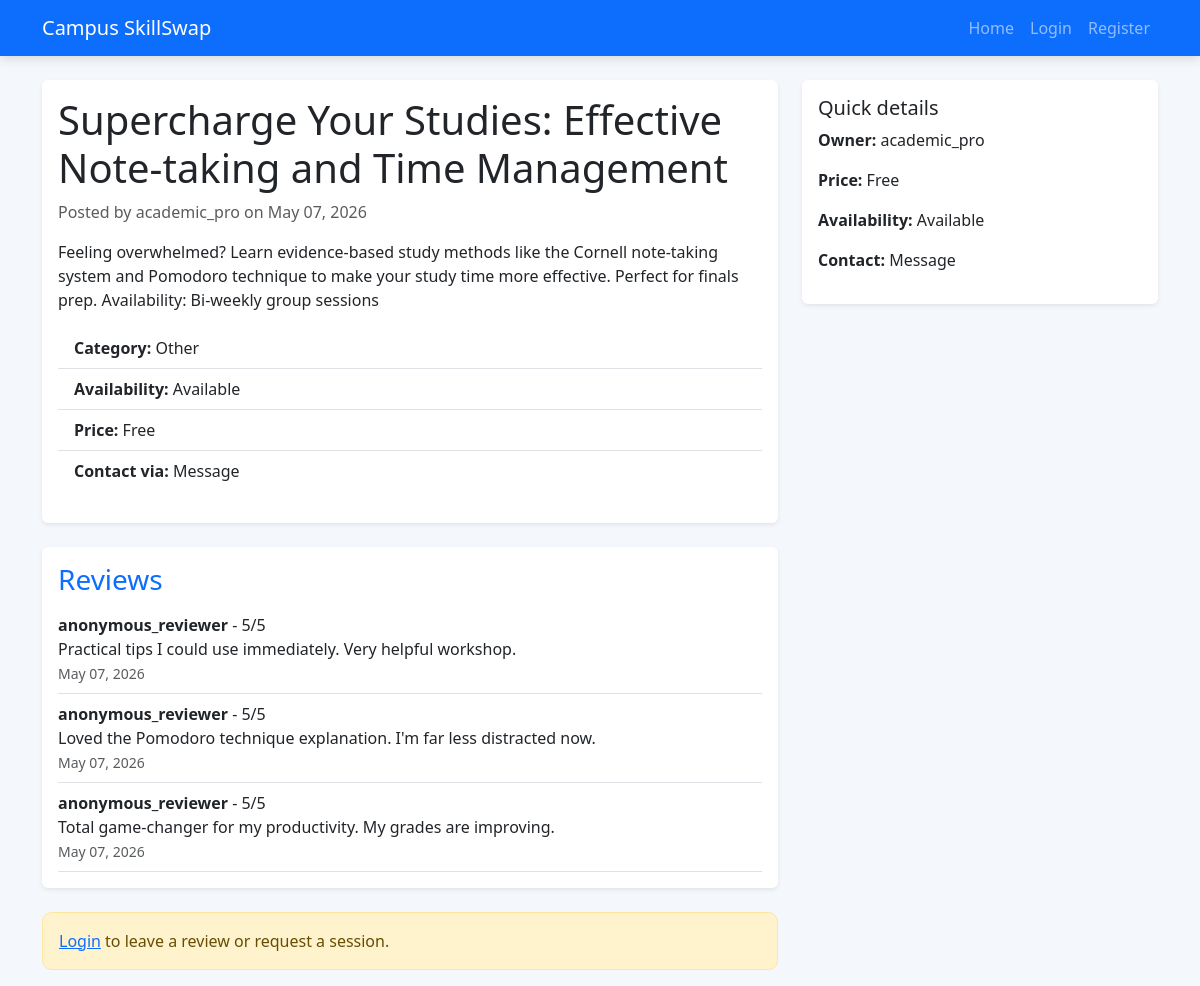
The app's page /skills/11/ with its own data.
### MainApp/models.py (models this page shows, shortened)
class Skill(models.Model):
    CATEGORY_CHOICES = [
        ('Tutoring', 'Tutoring'),
        ('Design', 'Design'),
        ('Programming', 'Programming'),
        ('Writing', 'Writing'),
        ('Other', 'Other'),
    ]
    CONTACT_CHOICES = [
        ('Email', 'Email'),
        ('Phone', 'Phone'),
        ('Message', 'In-App Message'),
    ]
    AVAILABILITY_CHOICES = [
        ('Available', 'Available'),
        ('Busy', 'Busy'),
        ('Closed', 'Closed'),
    ]
    title = models.CharField(max_length=120)
    description = models.TextField()
    category = models.CharField(max_length=30, choices=CATEGORY_CHOICES, default='Other')
    price = models.DecimalField(max_digits=8, decimal_places=2, blank=True, null=True)
    is_free = models.BooleanField(default=False)
    contact_preference = models.CharField(max_length=20, choices=CONTACT_CHOICES, default='Email')
    availability_status = models.CharField(max_length=20, choices=AVAILABILITY_CHOICES, default='Available')
    created_at = models.DateTimeField(auto_now_add=True)
    owner = models.ForeignKey(User, on_delete=models.CASCADE, related_name='skills')
    class Meta:
        ordering = ['-created_at']
    def price_display(self):
        if self.is_free:
            return 'Free'
        return f'${self.price:.2f}' if self.price is not None else 'Contact for price'

class Review(models.Model):
    skill = models.ForeignKey(Skill, on_delete=models.CASCADE, related_name='reviews')
    reviewer = models.ForeignKey(User, on_delete=models.CASCADE, related_name='reviews')
    rating = models.PositiveSmallIntegerField()
    comment = models.TextField(blank=True)
    created_at = models.DateTimeField(auto_now_add=True)
    class Meta:
        ordering = ['-created_at']

### MainApp/views.py (the view)
# urls.py: path('skills/<int:pk>/', views.skill_detail, name='skill_detail'),
def skill_detail(request, pk):
    skill = get_object_or_404(Skill, pk=pk)
    review_form = ReviewForm()
    request_form = BookingRequestForm()
    return render(request, 'MainApp/skill_detail.html', {
        'skill': skill,
        'review_form': review_form,
        'request_form': request_form,
    })

### MainApp/templates/MainApp/skill_detail.html (shortened to what this page needs)
{% extends 'base.html' %}
{% block content %}
<div class="row gy-4">
    <div class="col-12 col-lg-8">
        <div class="card shadow-sm mb-4">
            <div class="card-body">
                <h1>{{ skill.title }}</h1>
                <p class="text-muted">Posted by {{ skill.owner.username }} on {{ skill.created_at|date:'M d, Y' }}</p>
                <p>{{ skill.description }}</p>
                <ul class="list-group list-group-flush mb-3">
                    <li class="list-group-item"><strong>Category:</strong> {{ skill.category }}</li>
                    <li class="list-group-item"><strong>Availability:</strong> {{ skill.availability_status }}</li>
                    <li class="list-group-item"><strong>Price:</strong> {{ skill.price_display }}</li>
                    <li class="list-group-item"><strong>Contact via:</strong> {{ skill.contact_preference }}</li>
                </ul>
            </div>
        </div>
        <div class="card shadow-sm mb-4">
            <div class="card-body">
                <h3 class="card-title">Reviews</h3>
                {% if skill.reviews.exists %}
                {% for review in skill.reviews.all %}
                <div class="border-bottom py-2">
                    <strong>{{ review.reviewer.username }}</strong> - {{ review.rating }}/5
                    <p class="mb-0">{{ review.comment }}</p>
                    <small class="text-muted">{{ review.created_at|date:'M d, Y' }}</small>
                </div>
                {% endfor %}
                {% else %}
                <p class="text-muted">No reviews yet. Be the first to leave feedback!</p>
                {% endif %}
            </div>
        </div>
        {% if user.is_authenticated %}
        {% if user != skill.owner %}
        <div class="row">
            <div class="col-md-6 mb-4">
                <div class="card shadow-sm h-100">
                    <div class="card-body">
                        <h4>Leave a review</h4>
                        <form method="post" action="{% url 'add_review' skill.pk %}">
                            {% csrf_token %}
                            {{ review_form.as_p }}
                            <button class="btn btn-success" type="submit">Submit review</button>
                        </form>
                    </div>
                </div>
            </div>
            <div class="col-md-6 mb-4">
                <div class="card shadow-sm h-100">
                    <div class="card-body">
                        <h4>Request a session</h4>
                        <form method="post" action="{% url 'send_booking_request' skill.pk %}">
                            {% csrf_token %}
                            {{ request_form.as_p }}
                            <button class="btn btn-primary" type="submit">Send request</button>
                        </form>
                    </div>
                </div>
            </div>
        </div>
        {% else %}
        <div class="alert alert-info">As the owner, you can manage requests from your dashboard.</div>
        {% endif %}
        {% else %}
        <div class="alert alert-warning">
            <a href="{% url 'login' %}">Login</a> to leave a review or request a session.
        </div>
        {% endif %}
    </div>
    <div class="col-12 col-lg-4">
        <div class="card shadow-sm p-3">
            <h5>Quick details</h5>
            <p><strong>Owner:</strong> {{ skill.owner.username }}</p>
            <p><strong>Price:</strong> {{ skill.price_display }}</p>
            <p><strong>Availability:</strong> {{ skill.availability_status }}</p>
            <p><strong>Contact:</strong> {{ skill.contact_preference }}</p>
        </div>
    </div>
</div>
{% endblock %}

### static/css/styles.css (style rules this page uses)
body { background: #f4f7fb; color: #212529; }
.card { border: none; }
.card-title { color: #0d6efd; }
.alert { border-radius: 0.6rem; }

### records on screen
Skill: title "Supercharge Your Studies: Effective Note-taking and Time Management", owner.username "academic_pro", created_at "May 07, 2026", description "Feeling overwhelmed? Learn evidence-based study methods like the Cornell note-taking system and Pomodoro technique to make your study time more effective. Perfect for finals prep. Availability: Bi-weekly group sessions", category "Other", availability_status "Available", price_display "Free", contact_preference "Message"
Review: reviewer.username "anonymous_reviewer", rating "5", comment "Practical tips I could use immediately. Very helpful workshop.", created_at "May 07, 2026"
Review: reviewer.username "anonymous_reviewer", rating "5", comment "Loved the Pomodoro technique explanation. I'm far less distracted now.", created_at "May 07, 2026"
Review: reviewer.username "anonymous_reviewer", rating "5", comment "Total game-changer for my productivity. My grades are improving.", created_at "May 07, 2026"
